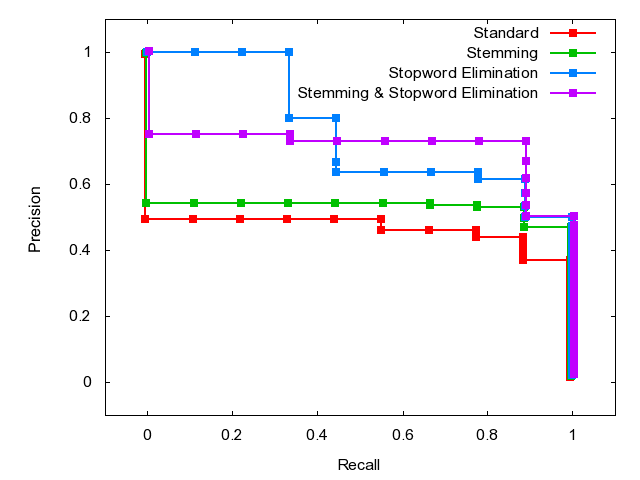

Recreate this plot in gnuplot.

	set terminal png
	set output 'Q6.png'
	set ylabel 'Precision'
	set xlabel 'Recall'
	set xrange [-0.1:1.1]
	set yrange [-0.1:1.1]
	plot 'Q6.dat' index 0 using 1:2 w linespoints lw 2 pt 5 title 'Standard', \
'Q6.dat' index 1 using 1:2 w linespoints lw 2 pt 5 title 'Stemming', \
'Q6.dat' index 2 using 1:2 w linespoints lw 2 pt 5 title 'Stopword Elimination', \
'Q6.dat' index 3 using 1:2 w linespoints lw 2 pt 5 title 'Stemming & Stopword Elimination'
